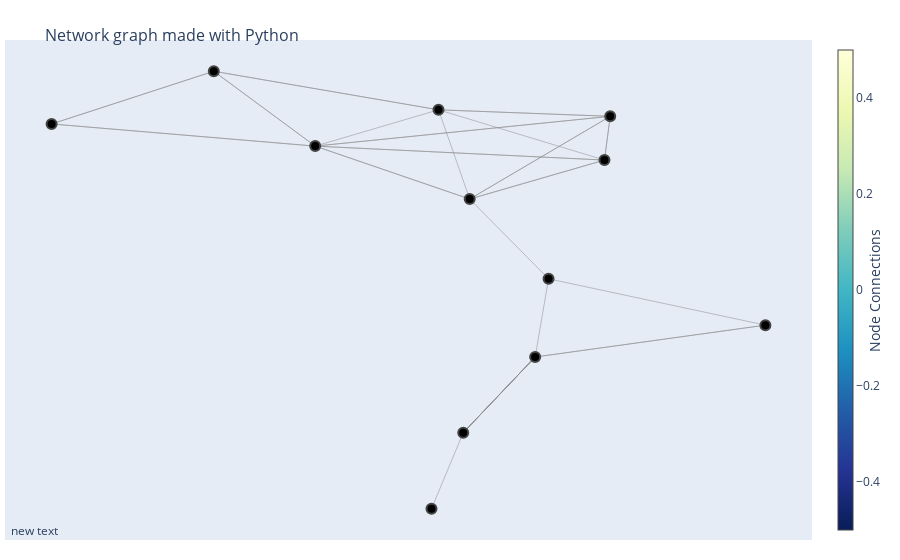

Source (notebook cell):
### Code cell
fig = go.Figure(data=[edge_trace, node_trace],
             layout=go.Layout(
                title='<br>Network graph made with Python',
                titlefont_size=16,
                showlegend=False,
                hovermode='closest',
                margin=dict(b=20,l=5,r=5,t=40),
                annotations=[ dict(
                    #text="Python code: <a href='https://plotly.com/ipython-notebooks/network-graphs/'> https://plotly.com/ipython-notebooks/network-graphs/</a>",
                    showarrow=False,
                    xref="paper", yref="paper",
                    x=0.005, y=-0.002 ) ],
                xaxis=dict(showgrid=False, zeroline=False, showticklabels=False),
                yaxis=dict(showgrid=False, zeroline=False, showticklabels=False))
                )
fig.show()

### Figure 1 — Plotly figure (JSON) as saved in the notebook; plotly's stock layout.template omitted (floating-point values rounded to 4 significant figures)
{"data": [{"hoverinfo": "none", "line": {"color": "#888", "width": 0.5}, "mode": "lines", "type": "scatter", "x": [0.01733, 0.104, null, 0.01733, -0.1526, null, 0.01733, -0.1526, null, 0.01733, 0.1655, null, 0.01733, 0.1655, null, 0.01733, 0.1718, null, 0.01733, 0.1718, null, 0.01733, -0.01698, null, 0.104, 0.08931, null, 0.104, 0.3425, null, -0.1526, 0.1655, null, -0.1526, 0.1655, null, -0.1526, 0.1718, null, -0.1526, 0.1718, null, -0.1526, -0.01698, null, -0.1526, -0.4424, null, -0.1526, -0.4424, null, -0.1526, -0.2641, null, -0.1526, -0.2641, null, 0.1655, 0.1718, null, 0.1655, 0.1718, null, 0.1655, -0.01698, null, 0.1718, -0.01698, null, 0.1718, -0.01698, null, -0.01698, -0.2641, null, -0.01698, -0.2641, null, 0.01022, 0.08931, null, 0.01022, 0.08931, null, 0.01022, 0.08931, null, 0.01022, 0.08931, null, 0.01022, 0.08931, null, 0.01022, 0.08931, null, 0.01022, -0.02469, null, 0.08931, 0.3425, null, 0.08931, 0.3425, null, -0.2641, -0.4424, null, -0.2641, -0.4424, null], "y": [0.1344, -0.1577, null, 0.1344, 0.3283, null, 0.1344, 0.3283, null, 0.1344, 0.2772, null, 0.1344, 0.2772, null, 0.1344, 0.4375, null, 0.1344, 0.4375, null, 0.1344, 0.4613, null, -0.1577, -0.4442, null, -0.1577, -0.3275, null, 0.3283, 0.2772, null, 0.3283, 0.2772, null, 0.3283, 0.4375, null, 0.3283, 0.4375, null, 0.3283, 0.4613, null, 0.3283, 0.4094, null, 0.3283, 0.4094, null, 0.3283, 0.6026, null, 0.3283, 0.6026, null, 0.2772, 0.4375, null, 0.2772, 0.4375, null, 0.2772, 0.4613, null, 0.4375, 0.4613, null, 0.4375, 0.4613, null, 0.4613, 0.6026, null, 0.4613, 0.6026, null, -0.7214, -0.4442, null, -0.7214, -0.4442, null, -0.7214, -0.4442, null, -0.7214, -0.4442, null, -0.7214, -0.4442, null, -0.7214, -0.4442, null, -0.7214, -1, null, -0.4442, -0.3275, null, -0.4442, -0.3275, null, 0.6026, 0.4094, null, 0.6026, 0.4094, null]}, {"hoverinfo": "text", "marker": {"color": [], "colorbar": {"thickness": 15, "title": {"side": "right", "text": "Node Connections"}, "xanchor": "left"}, "colorscale": [[0, "rgb(255,255,217)"], [0.125, "rgb(237,248,177)"], [0.25, "rgb(199,233,180)"], [0.375, "rgb(127,205,187)"], [0.5, "rgb(65,182,196)"], [0.625, "rgb(29,145,192)"], [0.75, "rgb(34,94,168)"], [0.875, "rgb(37,52,148)"], [1, "rgb(8,29,88)"]], "line": {"width": 2}, "reversescale": true, "showscale": true, "size": 10}, "mode": "markers", "type": "scatter", "x": [0.01733, 0.104, -0.1526, 0.1655, 0.1718, -0.01698, 0.01022, 0.08931, -0.02469, -0.2641, -0.4424, 0.3425], "y": [0.1344, -0.1577, 0.3283, 0.2772, 0.4375, 0.4613, -0.7214, -0.4442, -1, 0.6026, 0.4094, -0.3275]}], "layout": {"annotations": [{"showarrow": false, "x": 0.005, "xref": "paper", "y": -0.002, "yref": "paper"}], "hovermode": "closest", "margin": {"b": 20, "l": 5, "r": 5, "t": 40}, "showlegend": false, "title": {"font": {"size": 16}, "text": "<br>Network graph made with Python"}, "xaxis": {"showgrid": false, "showticklabels": false, "zeroline": false}, "yaxis": {"showgrid": false, "showticklabels": false, "zeroline": false}}}
